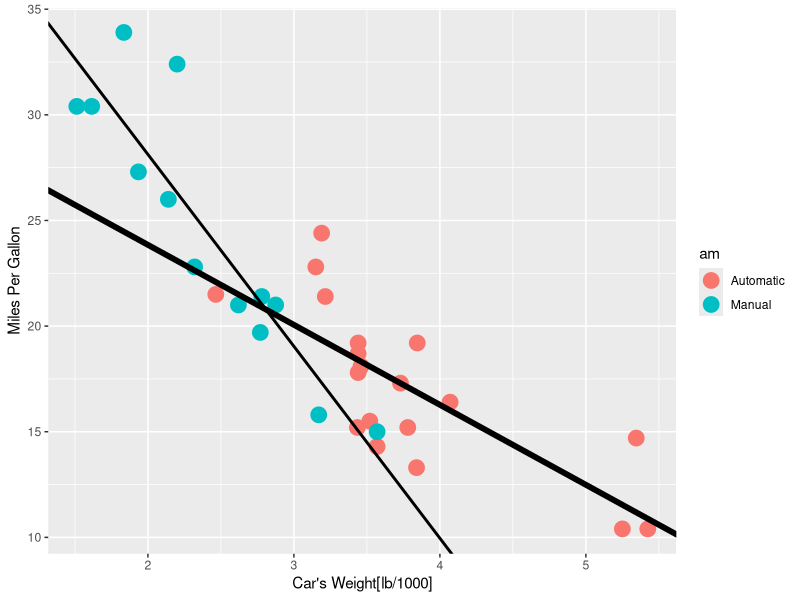
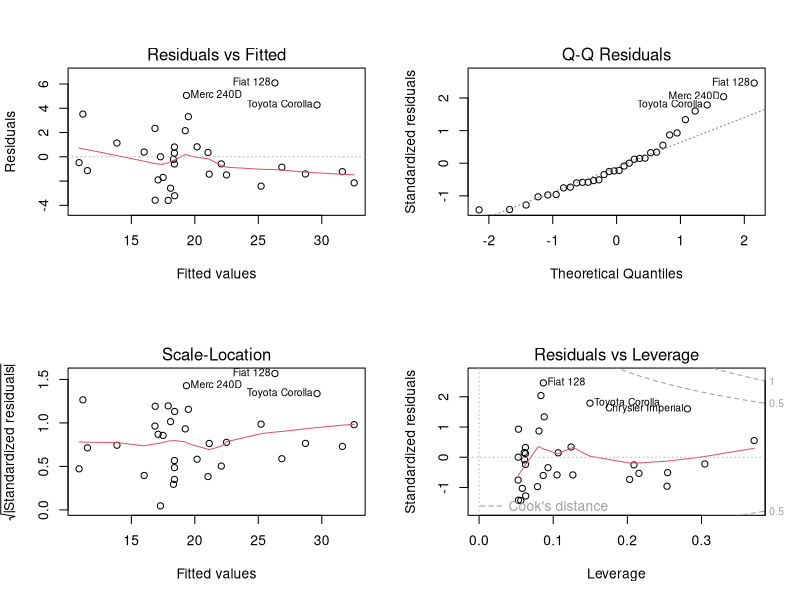

These figures' R source, in order:
## ---- chunk 1
  data(mtcars)
  am_count <- c(sum(mtcars$am==0), sum(mtcars$am==1))
  am_mpg <- tapply(mtcars$mpg,factor(mtcars$am),mean); 
  am_wt <- tapply(mtcars$wt,factor(mtcars$am),mean)
## ---- chunk 2
  library(ggplot2)
  mtcars$am <- factor(mtcars$am,levels=c(0,1),labels=c("Automatic","Manual")) 
  fit <- lm(mpg~wt*am,data=mtcars)
  g <- ggplot(mtcars,aes(y=mpg,x=wt,colour=am))+geom_point(size=5)
  g <- g+labs(x="Car's Weight[lb/1000]", y="Miles Per Gallon")
  g1 <- g+geom_abline(intercept=coef(fit)[1],slope=coef(fit)[2],size=2)
  g1+geom_abline(intercept=coef(fit)[1]+coef(fit)[3],slope=coef(fit)[2]+coef(fit)[4],size=1)
## ---- chunk 3
  par(mfrow=c(2,2))
  plot(lm(mpg~wt*am,data=mtcars))
